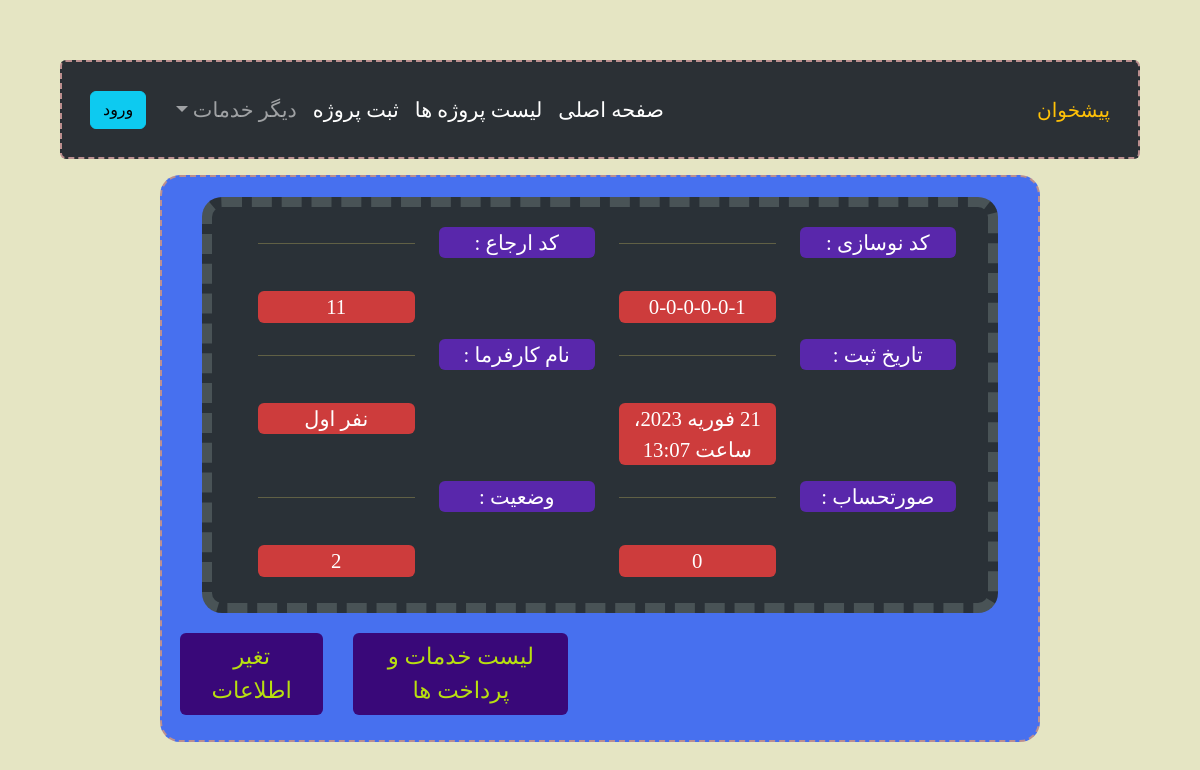
The app's page /accounts/project/1/, older data.
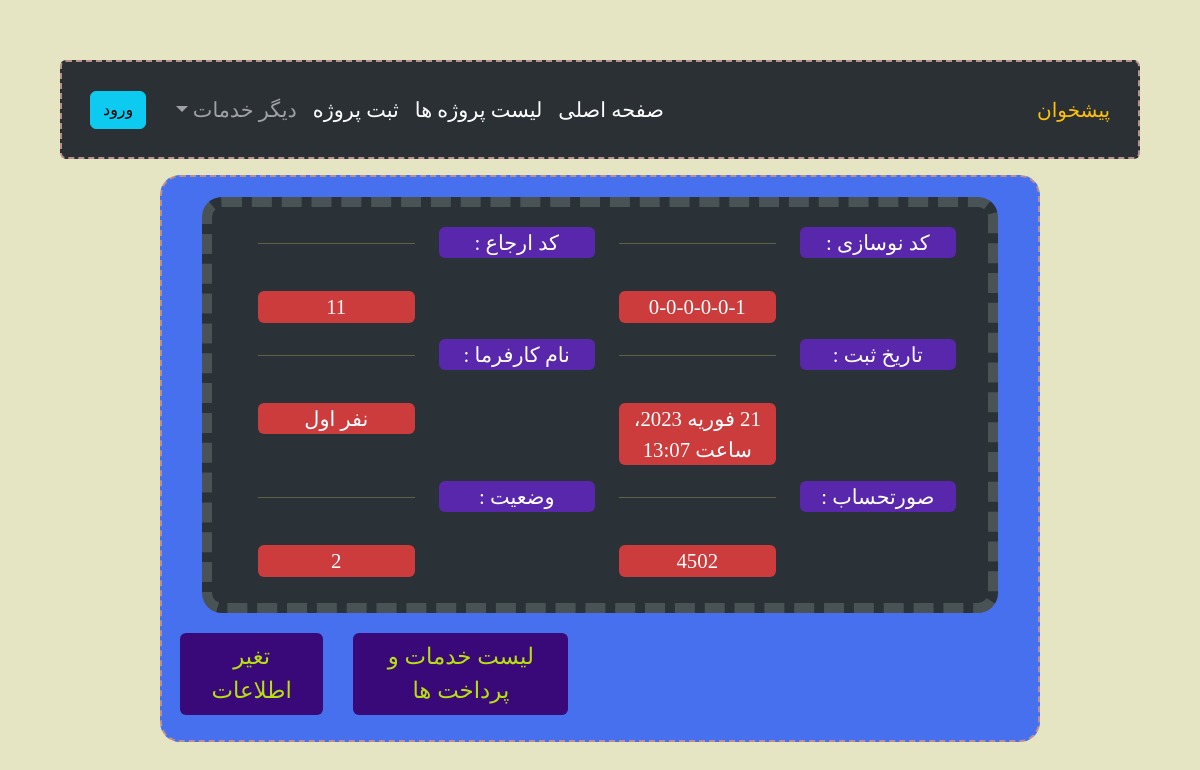
The same page, newer data.
### accounts/models.py (models this page shows, shortened)
class project(models.Model):
    class Meta:
        verbose_name = 'پروژه'
        verbose_name_plural = 'پروژه'
    code_p = models.CharField("کد نوسازی", null=False, default='0-0-0-0-0-0', max_length=50)
    code_erg = models.CharField("کد ارجاع", null=False, default='0', max_length=50)
    add_time = models.DateTimeField('زمان ثبت', auto_now_add=True)
    bill = models.IntegerField('صورتحساب', null=False, default=0)
    construction = 7
    land = 8
    project_finish = 9
    loading_beam = 6
    columnarization = 5
    Destruction = 1
    Foundation_concreting = 4
    Excavation = 2
    foundation = 3
    status_choices = (
        (1, 'تخریب'),
        (2, 'گودبرداری'),
        (3, 'چینش فندانسیون'),
        (4, 'بتن ریزی فندانسیون'),
        (5, 'ستون ریزی'),
        (6, 'تیر ریزی'),
        (7, 'درحال ساخت'),
        (8, 'زمین خالی'),
        (9, 'متفرقه')
    )
    status = models.IntegerField('وضعیت پروژه', choices=status_choices, default=9)
    description = models.TextField(verbose_name="توضیحات", blank=True)
    manager = models.CharField("سازنده", null=False, max_length=50)
    pass

### accounts/views.py (the view)
# urls.py: path('project/<int:project_id>/', views.Project, name='project'),
def Project(request, project_id):
    obj = project.objects.get(pk=project_id)
    context = {
        'obj': obj
    }
    return render(request, 'accounts/project.html', context)

### accounts/templates/accounts/project.html (shortened to what this page needs)
{% extends "accounts/Base_template_accounts.html" %}
{% load jalali_tags %}
{% block main-content %}
    <div class="main-div">
        <div class="second-div text-center row ">
            <div class="col-md-12 row data">
                <div class="col-3">
                    <p class=" divlabel rounded">کد نوسازی : </p>
                </div>
                <div class="col-md-3 "><hr><br>
                    <P class="divans rounded">{{ obj.code_p}}</P>
                </div>
                <div class="col-md-3">
                    <p class=" divlabel rounded"> کد ارجاع  :</p>
                </div>
                <div class="col-md-3 "><hr></br>
                    <p class="divans rounded">{{ obj.code_erg }}</p>
                </div>
                <div class="col-md-3">
                    <p class=" divlabel rounded"> تاریخ ثبت  :</p>
                </div>
                <div class="col-md-3"><hr><br>
                   <p class="divans rounded">{{ obj.add_time|to_jalali:'%Y/%m/%d'}}</p>
                </div>
                <div class="col-md-3">
                   <p class=" divlabel rounded"> نام کارفرما :</p>
                </div>
                <div class="col-md-3 "><hr><br>
                   <p class="divans rounded">{{ obj.manager}}</p>
                </div>
                <div class="col-md-3">
                   <p class=" divlabel rounded"> صورتحساب :</p>
                </div>
                <div class="col-md-3"><hr><br>
                   <p class="divans rounded">{{ obj.bill}}</p>
                </div>
                <div class="col-md-3">
                   <p class=" divlabel rounded"> وضعیت :</p>
                </div>
                <div class="col-md-3 "><hr><br>
                   <p class="divans rounded">{{ obj.status}}</p>
                </div>
            </div>
        </div>
        <div class="row flex-row justify-content-end">
            <a class="btn change-btn col-md-3" href="{% url 'accounts:project_detail' project_id=obj.id %}">لیست خدمات و پرداخت ها</a>
            <a class="btn change-btn col-md-2" href="#">تغیر اطلاعات</a>
        </div>
    </div>
{% endblock %}

Row changes from the older to the newer data that the page shows:
changed project "نفر اول": bill "0" → "4502"
